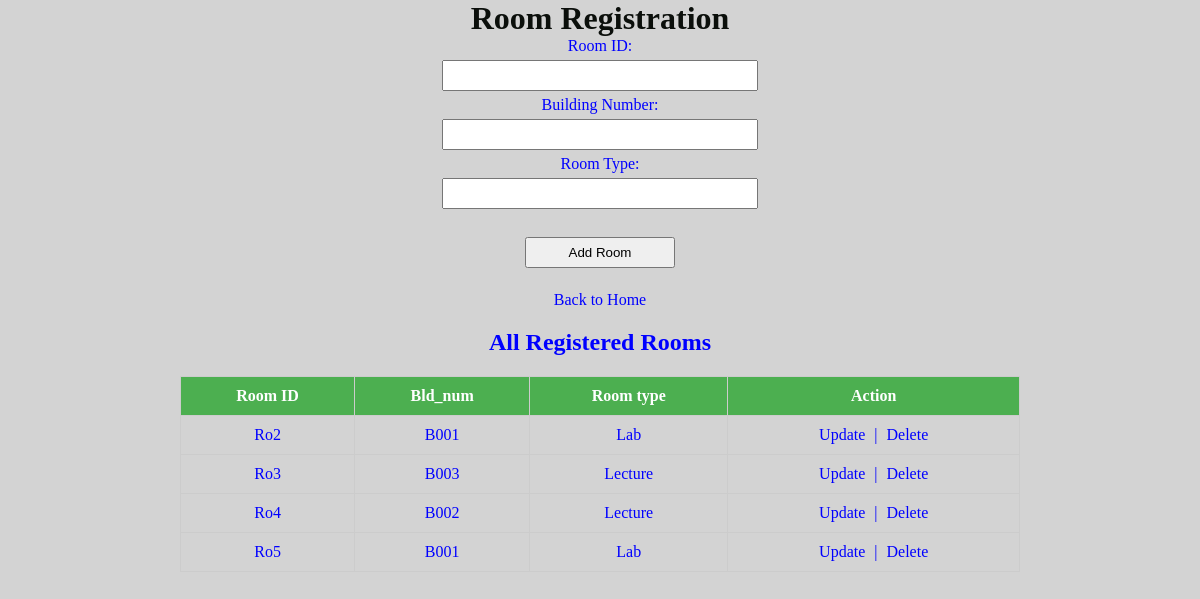
Screenshot of /school_site/room.php (signed in) with the database file from the repository.
### tables this page shows
CREATE TABLE `room_table` (
  `room_id` varchar(10) NOT NULL,
  `bld_num` varchar(10) DEFAULT NULL,
  `room_type` varchar(20) DEFAULT NULL
);

### school_site/room.php (the view, shortened to what this page needs)
<?php
include 'db.php';
$edit_id = "";
$edit_bld = "";
$edit_type = "";
$update = false;
$result = $conn->query("SELECT * FROM room_table ORDER BY room_id ASC");
?>
<!DOCTYPE html>
<html>
<head>
    <link rel="stylesheet" href="style.css">
</head>
<body>
<h1 style="text-align:center;">Room Registration</h1>
<form method="post" style="text-align:center;">
    Room ID:<br>
    <input type="text" name="room_id" value="<?php echo $edit_id; ?>" <?php echo $update ? 'readonly' : ''; ?> required><br>
    Building Number:<br>
    <input type="text" name="bld_num" value="<?php echo $edit_bld; ?>" required><br>
    Room Type:<br>
    <input type="text" name="room_type" value="<?php echo $edit_type; ?>" required><br><br>
    <?php if($update): ?>
        <input type="submit" name="update" value="Update">
    <?php else: ?>
        <input type="submit" name="save" value="Add Room">
    <?php endif; ?>
</form>
<br>
<div style="text-align:center;">
    <a href="index.php">Back to Home</a>
</div>
<h2 style="text-align:center;">All Registered Rooms</h2>
<table>
    <tr>
        <th>Room ID</th>
        <th>Bld_num</th>
        <th>Room type</th>
        <th>Action</th>
    </tr>
    <?php
    if($result->num_rows > 0){
        while($row = $result->fetch_assoc()){
            echo "<tr>
                    <td>".$row['room_id']."</td>
                    <td>".$row['bld_num']."</td>
                    <td>".$row['room_type']."</td>
                    <td>
                        <a href='room.php?edit=".$row['room_id']."'>Update</a> |
                        <a href='room.php?delete=".$row['room_id']."' onclick=\"return confirm('Are you sure?')\">Delete</a>
                    </td>
                  </tr>";
        }
    } else {
        echo "<tr><td colspan='4'>No rooms found.</td></tr>";
    }
    ?>
</table>
</body>
</html>

### school_site/style.css (style rules this page uses)
body { background-color: lightgrey; font-family: verdana; color: blue; margin: 0px; padding: 0px; }
h1 { color: rgb(11, 15, 11); margin: 0; }

### school_site/room.php (style rules this page uses)
form input[type=text], input[type=submit] { width: 300px; padding: 6px; margin: 5px 0; }
input[type=submit] { width: 150px; }
table { width: 70%; margin: 20px auto; border-collapse: collapse; }
th, td { border: 1px solid #ccc; padding: 10px; text-align: center; }
th { background-color: #4CAF50; color: white; }
a { text-decoration: none; color: blue; margin: 0 5px; }

### rows the page displays
room_table: room_id "Ro2", bld_num "B001", room_type "Lab"
room_table: room_id "Ro3", bld_num "B003", room_type "Lecture"
room_table: room_id "Ro4", bld_num "B002", room_type "Lecture"
room_table: room_id "Ro5", bld_num "B001", room_type "Lab"
